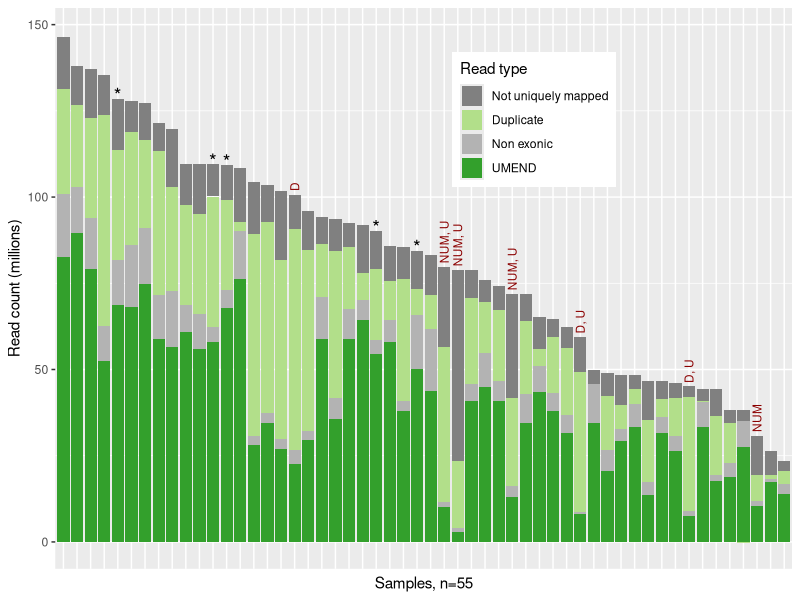
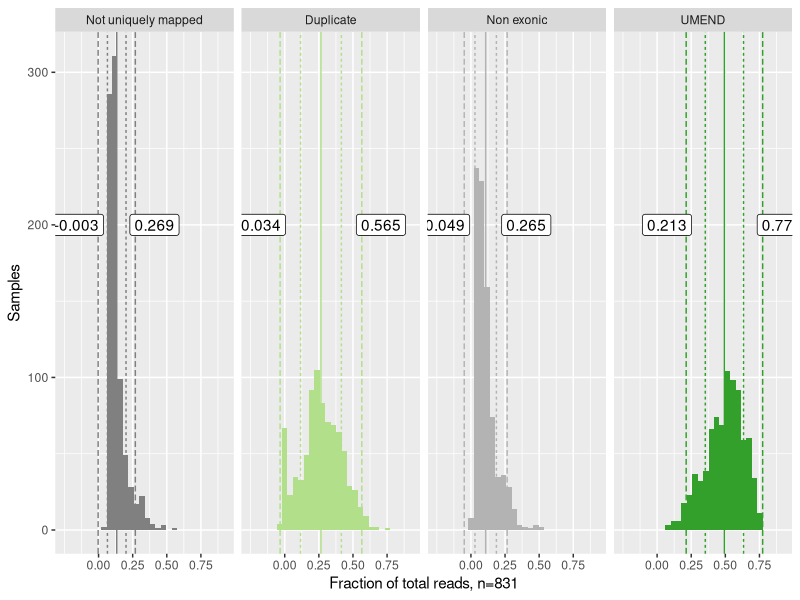
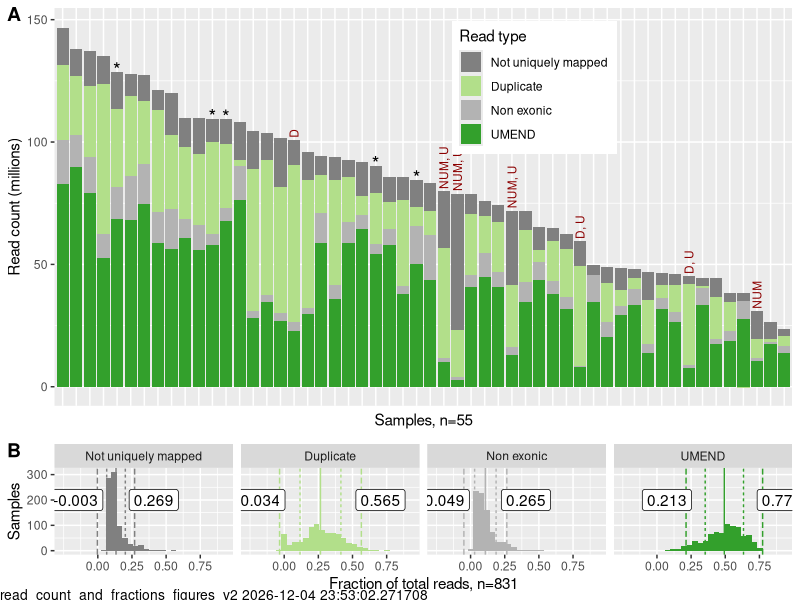
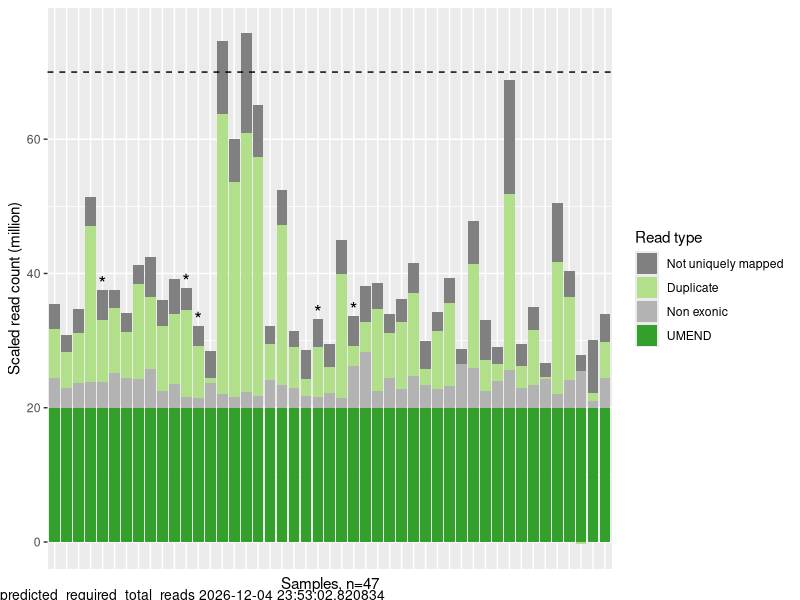
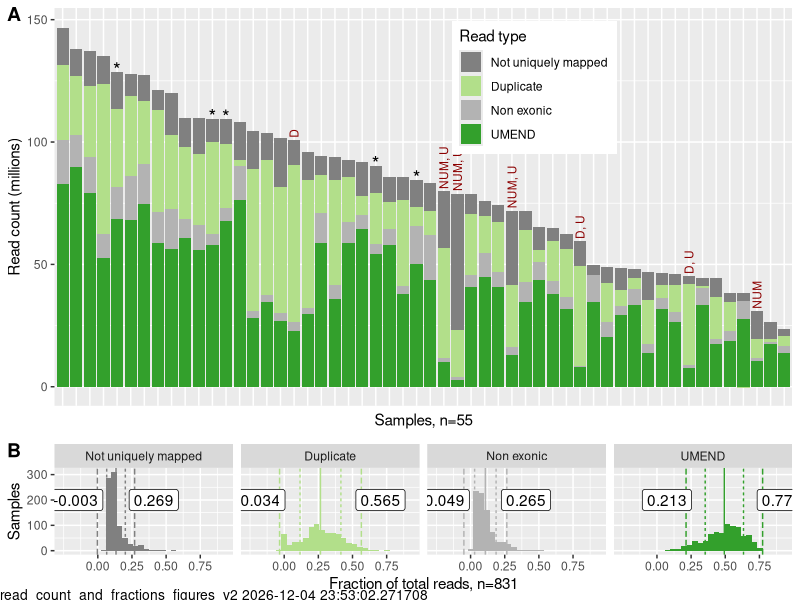
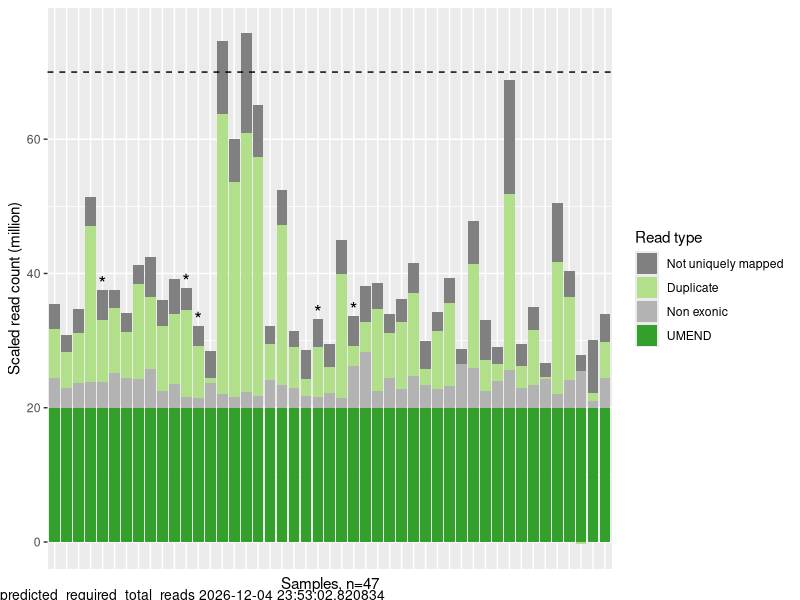

These figures' R source, in order:
## ---- chunk 1

knitr::opts_chunk$set(echo = TRUE)
# knitr::opts_knit$set(root.dir = "~/Documents/Dropbox/ucsc/projects/gitCode/drafts_of_umend_qc_publication/")

library(readr)
library(tidyr)
library(dplyr)
library(ggplot2)
library(gridGraphics)
library(RColorBrewer)
library(viridis)
library(ggrepel)
library(cowplot)

## ---- chunk 2

n_samples_to_plot <- 50

library(RColorBrewer)

source_palette <- brewer.pal(12, "Paired")
cb_dark_green <- source_palette[4]
cb_light_green <- source_palette[3]



raw_names_for_read_types <-  c("not_uniquely_mapped", "duplicate_reads", "non_exonic_reads", "UMEND")
intermediate_names_for_read_types = c("Not uniquely mapped", "Duplicate reads", "Non exonic reads", "UMEND")
better_names_for_read_types <- c("Not uniquely mapped", "Duplicate", "Non exonic", "UMEND")


category_colors <- c(grey(0.5), cb_light_green, grey(0.7), cb_dark_green) 
names(category_colors) <- intermediate_names_for_read_types

## ---- chunk 3

allCountsRaw <- read_tsv(file.path( "../data/raw_read_survey_results_2019_03_28.txt"), 
                         col_names = c("sample_id", "count_type", "read_count")) %>%
  spread(count_type, read_count) 

parent_sample_data <- read_tsv("../data/parent_sample_data_source.tsv") %>% rename(pub_ID = publication_id)

## ---- chunk 4

complete_counts_raw <- na.omit(allCountsRaw) %>%
  filter(!grepl("TH06", sample_id)) # exclude placeholder QC values from TH06 (we don't have real QC values for these samples)




# consider excluding samples in which duplicates may have been removed
# dplyr::filter(!grepl("THR08", sample_id )) # i think duplicates may have been removed from these samples
# nrow (filter(allCountsRaw, grepl("THR08", sample_id )))


# effect of excluding NA, which are usually samples without four measurements
nrow(na.omit(allCountsRaw))
nrow((allCountsRaw))


## ---- chunk 5

read_counts <- complete_counts_raw %>%
  rename(UM = Uniquely_mapped_read_count,
         UMND = Uniquely_mapped_non_duplicate_read_count)

## ---- chunk 6

orderByTotalReads <- read_counts %>% arrange(desc(total_sequences)) %>%	.$sample_id
read_counts_with_slices <- read_counts %>% 
  arrange(desc(total_sequences)) %>% 
  mutate(pct_UMEND = UMEND / total_sequences,
         Percent_duplicates = 1 - (UMND / UM), 
         not_uniquely_mapped = total_sequences - UM,
         duplicate_reads = UM - UMND,
         non_exonic_reads = UMND - UMEND,
         sum_slices = UMEND + non_exonic_reads + duplicate_reads + not_uniquely_mapped)

## ---- chunk 7

plotInfo <- read_counts_with_slices %>% 
			select(sample_id,
			       not_uniquely_mapped,
			       duplicate_reads,
			       non_exonic_reads,
			       UMEND,
			       Percent_duplicates,
			       pct_UMEND,
			       total_sequences) %>%
			gather(read_type, read_count, not_uniquely_mapped, duplicate_reads, non_exonic_reads, UMEND) %>%
			mutate(read_type = intermediate_names_for_read_types[match(read_type, raw_names_for_read_types)],
			       read_type = factor(read_type,
			                          levels = intermediate_names_for_read_types),
			       sample_id = factor(sample_id, levels = orderByTotalReads),
			       read_countM = read_count / 1e6,
			       percent_of_total = read_count / total_sequences)

## ---- chunk 8
                 
# smaller dataset to show individual samples
read_counts_from_reasonably_sized_samples <- read_counts %>%
  filter(total_sequences < 150E6) # the most relevant set, and limiting makes plots intelligible


selected_parent_samples <- tibble(THid = parent_sample_data$`Treehouse ID`)

# selected_parent_samples$plot_id = paste0("S", 1:nrow(selected_parent_samples))
selected_parent_samples$plot_id = "*"

n_random_samples_needed <- nrow(read_counts_from_reasonably_sized_samples) - nrow(selected_parent_samples)
set.seed(2)
random_samples <- read_counts_from_reasonably_sized_samples[sample(1:n_random_samples_needed,n_samples_to_plot),]$sample_id
samples_for_small_dataset <- c(selected_parent_samples$THid, random_samples)
# special_designation=c("other", "From_Fig1")
# special_designation <- c("", "*")
small_plot_data <- subset(plotInfo, sample_id %in% samples_for_small_dataset) %>%
  mutate(highlight_text = selected_parent_samples$plot_id[match(sample_id, selected_parent_samples$THid)])
# small_plot_data$highlight_text = factor(special_designation[1 + small_plot_data$sample_id %in% example_samples_to_force_into_small_dataset],
#                                        levels = rev(special_designation))
selected_small_plot_data <- plotInfo %>%
  dplyr::filter(sample_id %in% selected_parent_samples$THid)

## ---- chunk 9

read_type_mean_and_sd_20U <- plotInfo %>% 
  group_by(sample_id) %>%
  dplyr::filter(read_countM[read_type == "UMEND"] > 20) %>% 
  group_by(read_type) %>% 
  summarize(mean_pct_of_total = mean(percent_of_total), 
            one_sd = sd(percent_of_total),
            mean_minus_one_sd = mean_pct_of_total - one_sd,
            mean_plus_one_sd = mean_pct_of_total + one_sd,
            mean_minus_two_sd = mean_pct_of_total - one_sd * 2,
            mean_plus_two_sd = mean_pct_of_total + one_sd * 2) %>% 
  gather(stat, value, -one_sd, -read_type) %>%
  mutate(stat2 = gsub("^.*two_sd", "two_sd", gsub("^.*one_sd", "one_sd", stat)))

read_types_with_a_lower_bound <- c("UMEND", "Duplicate reads")

read_type_pct_thresholds_raw <- read_type_mean_and_sd_20U %>% 
  dplyr::filter(grepl("two_sd", stat)) %>%
  mutate(value2 = ifelse(grepl("minus_two_sd", stat),
                         ifelse(read_type %in% read_types_with_a_lower_bound,
                                value,
                                0),
                         value))
# 
# read_type_pct_thresholds <- read_type_pct_thresholds_raw %>% 
#  select(read_type, stat, value2) %>%
#   spread(stat, value2) %>%
#   rename(min_pct = mean_minus_two_sd, max_pct = mean_plus_two_sd)

read_type_pct_thresholds <- read_type_pct_thresholds_raw %>% 
 select(read_type, stat, value) %>%
  spread(stat, value) %>%
  rename(min_pct = mean_minus_two_sd, max_pct = mean_plus_two_sd)



## ---- chunk 10

plot_info_with_limits <- left_join(plotInfo, read_type_pct_thresholds, by = "read_type") %>%
  mutate(within_limits = ifelse(percent_of_total > min_pct,
                                ifelse(percent_of_total<max_pct,
                                       "within_limits",
                                       "above_limit"),
                                "below_limit"))

samples_within_read_type_limits <- plot_info_with_limits %>% 
  group_by(sample_id) %>%
  filter(sum(grepl("within_limits", within_limits)) == 4) %>%
  pull(sample_id) %>% unique


length(unique(plot_info_with_limits$sample_id))
length(samples_within_read_type_limits)

length(samples_within_read_type_limits)/length(unique(plot_info_with_limits$sample_id))
## ---- chunk 11

small_plot_data$not_WNL <- small_plot_data$sample_id  %in% samples_within_read_type_limits

threshold_codes=c("NUM"="Not uniquely mapped", "D"="Duplicate reads", "NE" = "Non exonic reads", "U" = "UMEND")

threshold_failure_notes <- subset(plot_info_with_limits, sample_id  %in% subset(small_plot_data, ! not_WNL)$sample_id) %>% 
  filter(within_limits != "within_limits") %>%
  mutate(threshold_code = names(threshold_codes)[match(read_type, threshold_codes)]) %>%
  group_by(sample_id, total_sequences) %>%
  summarize(failed_thresholds = paste(threshold_code, collapse=", "))

# to review visually
subset(plot_info_with_limits, sample_id  %in% subset(small_plot_data, ! not_WNL)$sample_id) %>% 
  filter(within_limits != "within_limits") %>%
  select(sample_id, read_type, within_limits) %>%
  spread(read_type, within_limits) 

# of the samples i've looked at, a below threshold UMEND value is always accompanied by a value that exceeds the threshold in another category


## ---- chunk 12

# includes all samples

min_UMEND = 20 * 1e6

adjusted_read_counts <- plotInfo %>% 
  group_by(sample_id) %>% 
  mutate(adjustment_factor = 1 / (read_count[read_type == "UMEND"]/min_UMEND),
         adjust_read_count = adjustment_factor * read_count,
         total_adjusted_read_count = sum(adjust_read_count))

## ---- chunk 13

# includes only samples within the reference ranges

proposed_thresholds = c(1,seq(4,48, by = 4))
percentiles_to_query = 0.95 # c(50, 75, 95, 100)/100

#library(purrr)

# remove failed samples
plot_info_within_limits <- plotInfo %>%
  filter(sample_id %in% samples_within_read_type_limits)

proposed_threshold=1
percentile_to_query=0.95

rescale_and_get_percentile <- function(proposed_threshold, percentile_to_query) {
  plot_info_within_limits %>% 
    filter(read_type == "UMEND") %>%
    mutate(adjustment_factor = 1 / (read_count / (proposed_threshold * 1e6)),
           adjusted_total = adjustment_factor * total_sequences) %>%
    pull(adjusted_total) %>%
    quantile(percentile_to_query)
}

predictions <- NULL
for (proposed_threshold in proposed_thresholds) {
  for (percentile_to_query in percentiles_to_query){
    predictions <- bind_rows(predictions,
                             tibble(proposed_threshold,
                                    percentile_to_query,
                                    predicted_total_reads = rescale_and_get_percentile(proposed_threshold,
                                                                                       percentile_to_query)))
  }
}


write_tsv(predictions %>% filter(percentile_to_query==0.95),
          "../data/predicted_required_total_reads_within_limits.tsv")



## ---- chunk 14
plot_title <- "Total number of reads in a sample does not predict the number of UMEND reads"
figure_name <- "read_count_and_fractions_figures_v2"


# note negative values in small_plot_data$read_countM, e.g. -0.4817530
p1 <- ggplot(small_plot_data) +
  geom_bar(data = small_plot_data,
           aes(x = sample_id,
               y = read_countM,
               fill = read_type),
           size = 1,
           stat = "identity") +
  scale_fill_manual("Read type", values = category_colors, labels=better_names_for_read_types) +
  scale_color_grey(end = 0.6) +
  # facet_grid(.~highlight_sample, scales="free_x", space="free") + 
  xlab(paste0("Samples, n=", length(samples_for_small_dataset))) +
  ylab("Read count (millions)") +
#  ylim(0, 175) +
  geom_text(data=subset(small_plot_data, read_type == "UMEND"),
                               aes(x = sample_id,
                y = 1 + total_sequences / 1e6,
                label = highlight_text),
            color = "black",
            size = 5) +
  geom_text(data=threshold_failure_notes,
            aes(x = sample_id,
                y = 1 + total_sequences / 1e6,
                label = failed_thresholds),
            angle=90, hjust=0,
            color = "darkred",
            size=3) +
  # labs(caption= paste(figure_name, Sys.time())) + 
    theme(axis.ticks.x = element_blank(), 
          axis.text.x = element_blank(),
#           legend.position = c(.4,.86)
           legend.position = c(0.65, 0.8)
        #   plot.caption = element_text(hjust = -1)
    ) 
  #geom_text(data=selected_small_plot_data, aes(x=sample_id, y=total_sequences), label="*")

p1


## ---- chunk 15

plotInfo_20U <- plotInfo %>% 
  group_by(sample_id) %>%
  dplyr::filter(read_countM[read_type == "UMEND"] > 20)

read_type_names <- better_names_for_read_types
names(read_type_names)= names(category_colors)

read_type_labeller <- function(variable,value){
  return(read_type_names[value])
}


p20 <-  ggplot(plotInfo_20U) + 
  geom_histogram(aes(x = percent_of_total, fill = read_type)) + 
  geom_vline(data = read_type_mean_and_sd_20U, 
             aes(xintercept = value,
                 color = read_type,
                 linetype = stat2)) +
  scale_fill_manual(values = category_colors) +
  scale_color_manual(values = category_colors) +
  facet_wrap(~read_type, nrow=1, labeller=read_type_labeller) 

p20b <- p20 + 
  theme(legend.position = "none") +
  ylab("Samples") + 
  xlab(paste0("Fraction of total reads, n=", length(unique(plotInfo_20U$sample_id)))) 

padding_from_line <- -0.04

read_type_pct_thresholds_for_fig2 <- read_type_pct_thresholds %>%
  gather(threshold, value, -read_type) %>%
  mutate(
    x = ifelse(threshold=="max_pct", value + padding_from_line, value - padding_from_line),
#    y = ifelse(read_type %in% c("Duplicate reads", "UMEND"), 200, 50),
    y = 200,
    hjust = ifelse(threshold=="max_pct", "left", "right"),
    label = ifelse(threshold=="max_pct", 
                   paste0("mean\n+ 2sd\n", round(value, 3)),
                   paste0("mean\n- 2sd\n", round(value, 3))
                   )
    )

p20c <- 
  p20b + 
  geom_label(data = read_type_pct_thresholds_for_fig2, 
            aes(x = x, y = y, label = round(value, 3), hjust = hjust)
  ) + 
  scale_x_continuous(breaks = seq(0, 1, by=0.25)) +
  expand_limits(x = c(-0.25, 0.9))

p20c
## ---- chunk 16

#p12 <- plot_grid(p1, p20c, labels = c("A", "B"), rel_widths = c(2.5, 1.5) , axis = "x", align = "h")

p12 <- plot_grid(p1, p20c, labels = c("A", "B"), rel_heights = c(4, 1.5), nrow=2 , axis = "y", align = "v")


#title <- ggdraw() +
 # draw_label(plot_title, fontface = 'bold')

fig_file_base <- paste(figure_name, Sys.time())

#plot_output <- plot_grid(title, p12, ncol = 1, rel_heights = c(0.1, 1)) + 
plot_output <-   p12 +
  draw_label(fig_file_base,
             x = 0,
             y = 0,
             vjust = 0,
             hjust = 0,
             size = 10) #, fontface = 'bold')

plot_output
# ggsave(paste0("../figures_and_tables/", gsub(" ", "_", gsub(":", "-", fig_file_base)), ".png"), plot_output, height = 5, width = 12.5)
ggsave(paste0("../figures_and_tables/", gsub(" ", "_", gsub(":", "-", fig_file_base)), ".png"), plot_output, height = 7, width = 11)
## ---- chunk 17

number_of_samples_analyzed <-  nrow(complete_counts_raw)


project_ids <- gsub("TARGET-40.*$", "TARGET-40", gsub("_.*", "", complete_counts_raw$sample_id)) 

number_of_projects <- length(unique(project_ids))

print(paste("The total number of samples analyzed was",number_of_samples_analyzed, "from", number_of_projects, "projects"))


number_of_samples_with_more_than_20M_UMEND_reads <- nrow(subset(complete_counts_raw, UMEND> 20E6))
print(paste( number_of_samples_with_more_than_20M_UMEND_reads, "samples have more than 20M UMEND reads"))

number_of_samples_within_reference_ranges <- length(samples_within_read_type_limits)
print(paste(number_of_samples_within_reference_ranges,"samples that had values within the reference range"))

median_num_of_UMEND_reads_in_samples_within_limits <- plot_info_with_limits %>% 
  filter(within_limits == "within_limits",
         read_type == "UMEND") %>%
  pull(read_countM) %>%
  median
  
print(paste("the median number of UMEND reads in these samples was", round(median_num_of_UMEND_reads_in_samples_within_limits, 1), "million"))


# nrow(subset(complete_counts_raw, UMEND> 20E6 & sample_id %in% samples_within_read_type_limits)) # 710
# 
# total_lost_to_10_UMEND_threshold <-  nrow(subset(complete_counts_raw, UMEND< 10E6)) # 710
# 
# pct_lost_to_10_UMEND_threshold <-  total_lost_to_10_UMEND_threshold/number_of_samples_analyzed
# 
# total_lost_to_ref_range <- number_of_samples_analyzed - number_of_samples_within_reference_ranges
# 
# pct_lost_to_ref_range <- total_lost_to_ref_range/number_of_samples_analyzed

## ---- chunk 18

figure_name <- "predicted_required_total_reads"
fig_file_base <- paste(figure_name, Sys.time())

this_plot_data <- subset(adjusted_read_counts,
                   sample_id %in% samples_for_small_dataset &
                   sample_id %in% samples_within_read_type_limits)

this_plot_data_for_labels <- this_plot_data %>%
  filter(sample_id %in% selected_parent_samples$THid,
         read_type == "UMEND") 

p <- ggplot(this_plot_data) + 
  geom_bar(aes(x = sample_id, 
               y = adjust_read_count / 1e6, 
               fill = read_type), size = 1, stat = "identity") +
  geom_hline(yintercept = 70, linetype = "dashed") +
  scale_fill_manual("Read type", values = category_colors, labels=better_names_for_read_types) +
  scale_color_grey(end = 0.6) + 
  xlab("Sample") +
  theme(axis.ticks.x = element_blank(), 
        axis.text.x = element_blank()) +
  ylab("Scaled read count (million)") + 
  xlab(paste0("Samples, n=", length(unique(this_plot_data$sample_id)))) +
  geom_text(data=this_plot_data_for_labels,
                               aes(x = sample_id,
                y = 1 + total_adjusted_read_count / 1e6,
                label = "*"),
            color = "black",
            size = 5) 
###

plot_output <- plot_grid(p) +
  draw_label(paste(figure_name, Sys.time()),
             x = 0, 
             y = 0,             
             vjust = 0, 
             hjust = 0, 
             size = 10) 

plot_output

ggsave(paste0("../figures_and_tables/", gsub(" ", "_", gsub(":", "-", fig_file_base)), ".png"), plot_output, height = 5, width = 8)
## ---- chunk 19


print(paste(number_of_samples_within_reference_ranges,"samples that had values within the reference range"))

adjusted_UMEND_wnl <- 
adjusted_read_counts %>%
filter(sample_id %in% samples_within_read_type_limits,
       read_type == "UMEND"
       ) 


# t5 is the  nsamples in the reference range require fewer than 70M total reads to contain 20M UMEND reads

t5 <- adjusted_UMEND_wnl %>% filter(total_adjusted_read_count < 70E6) %>% nrow
t5/nrow(adjusted_UMEND_wnl)

print(paste("All samples in this figure and", round(100*t5/nrow(adjusted_UMEND_wnl)), "% of the", number_of_samples_within_reference_ranges, "samples in the reference range require fewer than 70M total reads to contain 20M UMEND reads (dashed horizontal line)."))


## ---- chunk 20

read_counts_with_slices %>% 
  mutate(project=gsub("[-_].*$", "", sample_id)) %>%
  group_by(project) %>%
  summarize(
    mean_pct_dupe=mean(Percent_duplicates),
    n=n()
    ) %>%
  arrange((mean_pct_dupe))

read_counts_with_slices %>% 
  filter(UMEND>20E6) %>%
  mutate(project=gsub("[-_].*$", "", sample_id)) %>%
  group_by(project) %>%
  summarize(
    mean_pct_dupe=mean(Percent_duplicates),
    n=n()
    ) %>%
  arrange((mean_pct_dupe))
